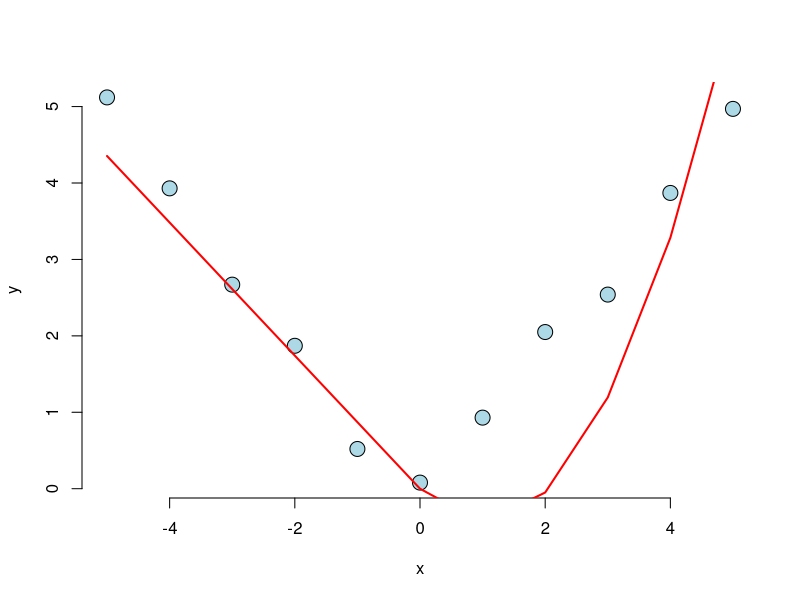

Write the R code that produced this figure.
#q1
library(MASS)
data(shuttle)
head(shuttle)
summary(shuttle)
str(shuttle)
mdl <- glm(use ~ wind, family = "binomial", data = shuttle)
summary(mdl)
confint(mdl)
exp(cbind(OR = coef(mdl), confint(mdl)))

#q2
mdl2 <- glm(use ~ wind + magn, family = "binomial", data = shuttle)
summary(mdl2)
coef(mdl2)
exp(cbind(OR = coef(mdl2), confint(mdl2)))

#q3
mdl3 <- glm((1 - I(1 * (use == 'noauto'))) ~ wind, family = "binomial", data = shuttle)
summary(mdl3)
exp(coef(summary(mdl3)))

#q4
data("InsectSprays")
str(InsectSprays)
head(InsectSprays)
mdl4 <- glm(count ~ spray, family = "poisson", data = InsectSprays)
summary(mdl4)

#q6 just plot x and y
x <- -5:5
y <- c(5.12, 3.93, 2.67, 1.87, 0.52, 0.08, 0.93, 2.05, 2.54, 3.87, 4.97)
knots <- 0
splineTerms <- sapply(knots, function(knot) (x > knot) * (x - knot) ^2)
xMat <- cbind(0, x, splineTerms)
yhat <- predict(lm(y ~ xMat - 1))
plot(x, y, frame = FALSE, pch = 21, bg = "lightblue", cex = 2)
lines(x, yhat, col = "red", lwd = 2)